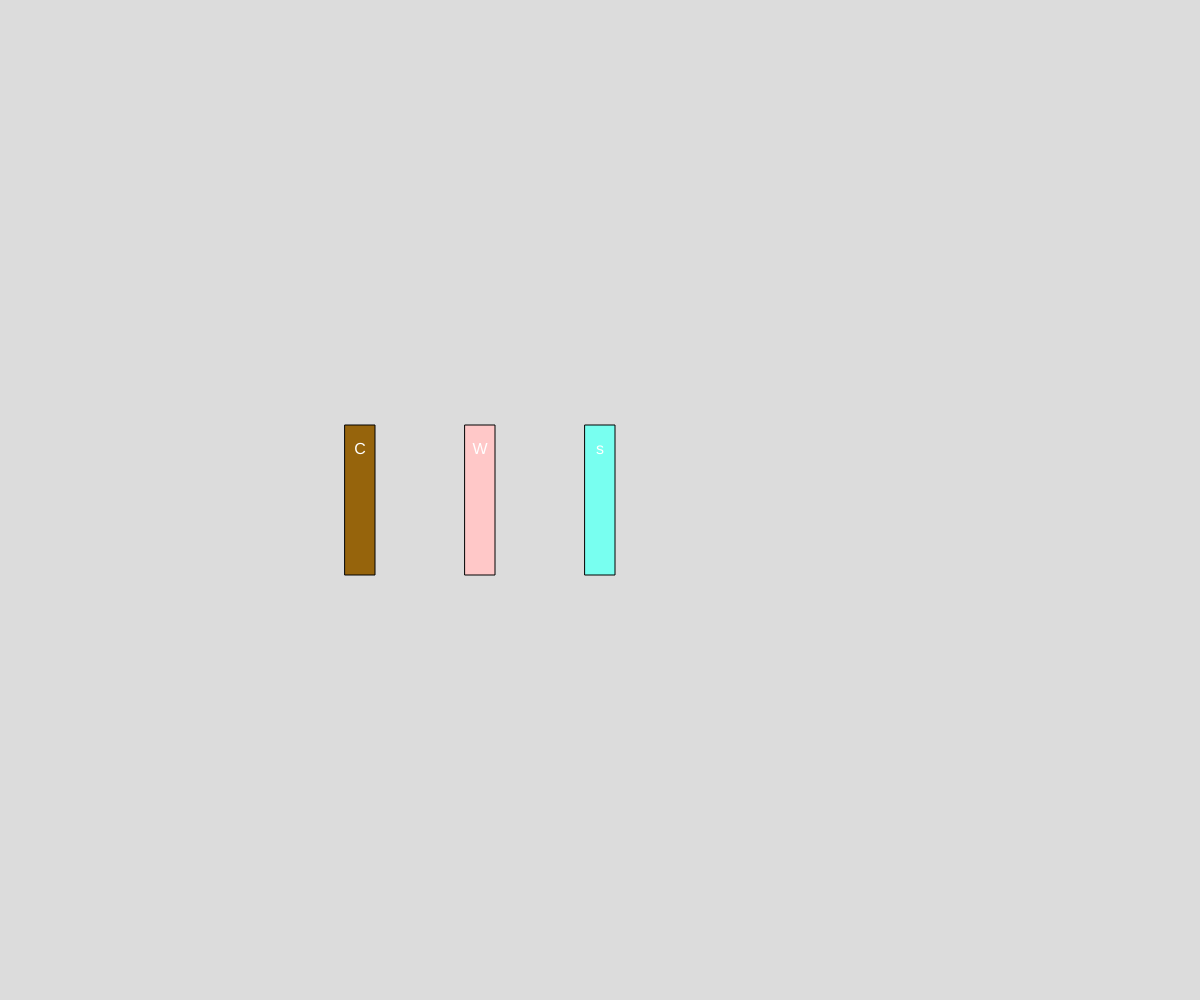
Frame 1 (no input)
Frame 60 (no input): identical to frame 1, image omitted
Frame 120 (the mouse pressed at the canvas centre since frame 60): identical to frame 1, image omitted

The p5.js sketch that drew this single still picture (run headless with seeded random() and noise() and a simulated clock; from frame 60 on, the mouse is pressed at the canvas centre):

// p5.js sketch
// ── sketch.js
// Intro to Object Demo 
// Henry V
// 10.10.2024

let myBook;

function setup() {
  createCanvas(windowWidth, windowHeight);
  myBook = new Book("CS 30 Textbook" , "Mr.Scott" , "leatherbound" , 300, 12345678, width * 0.3);
  myBook2 = new Book("Whatever" , "luke" , "softcover" , 300, 987654, width * 0.4);
  myBook3 = new Book("shark man" , "adeeb" , "hardcover" , 300, 98274985, width * 0.5);
}

function draw() {
  background(220);
  myBook.display();
  myBook2.display();
  myBook3.display();
}


class Book { 
  // 1. Constructor 
  constructor(title, author, coverType, pages, isbn, x) {
    this.title = title;
    this.author = author;
    this.coverType = coverType;
    this.pages = pages;
    this.isbn = isbn; 
    this.x = x; 
  }

  // 2. class methods
  printSummary() {
    // print of a nicely formative desc of the object
    print(this.title + ",by" + this.author);
    print("length" + this.pages + "pages.");
    print("Covertype" + this.coverType);
    print("ISBN" + this.isbn);
  }

  display() {
    /// visualize the book based on its properties 
    rectMode(CENTER); textAlign(CENTER, CENTER);
    switch(this.coverType) {
      case "softcover":
        fill(255,200,200); break; 
      
      case "hardcover":
        fill(120,255,240); break;
      
      case "leatherbound":
        fill(150,100,12); break;
    }
    rect(this.x, height/2, this.pages/10, 150);
    textSize(16); fill(255);
    text(this.title[0], this.x, height/2 - 50);
  }
}
